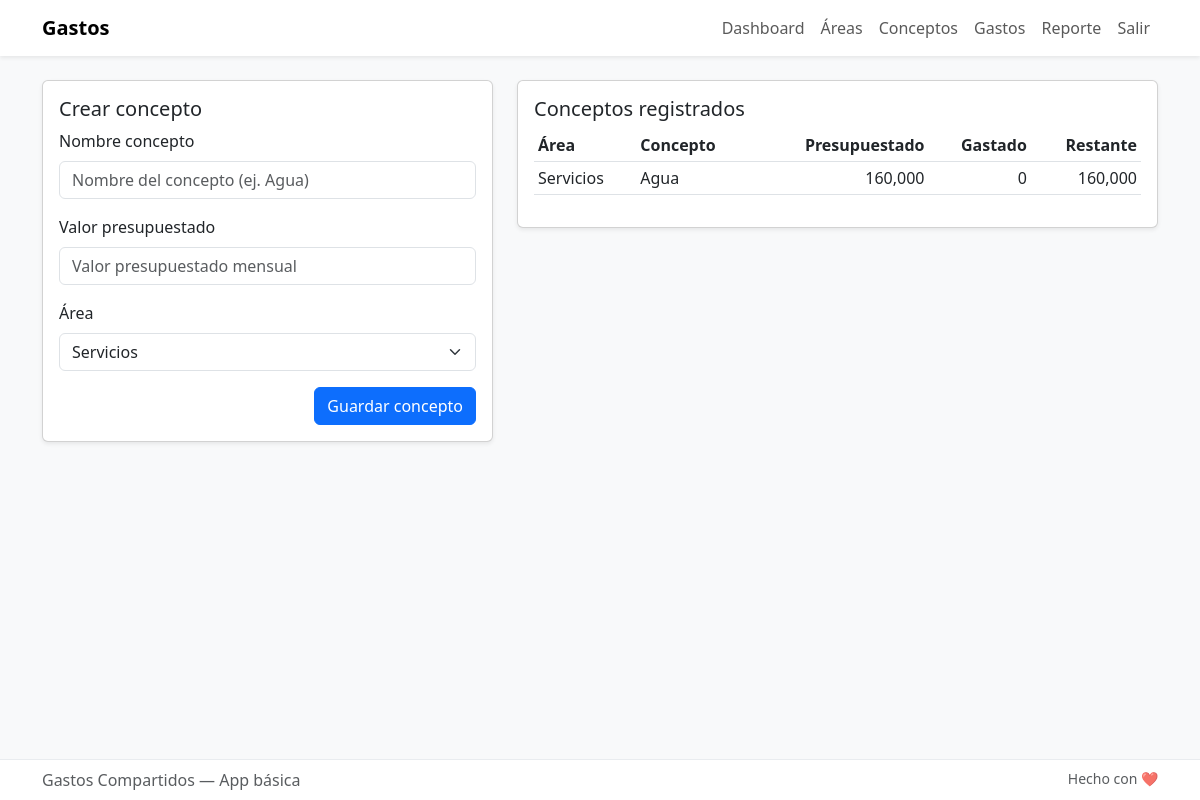
Page /conceptos (signed in) on the committed database.
### models.py (models this page shows)
class Concepto(db.Model):
    id = db.Column(db.Integer, primary_key=True)
    nombre = db.Column(db.String(120), nullable=False)
    valor_presupuestado = db.Column(db.Float, default=0.0)
    area_id = db.Column(db.Integer, db.ForeignKey('area.id'), nullable=False)
    gastos = db.relationship('Gasto', backref='concepto', lazy=True)
    @property
    def total_gastado(self):
        return sum(g.monto for g in self.gastos)
    @property
    def restante(self):
        return max(self.valor_presupuestado - self.total_gastado, 0)

class Area(db.Model):
    id = db.Column(db.Integer, primary_key=True)
    nombre = db.Column(db.String(120), nullable=False)
    conceptos = db.relationship('Concepto', backref='area', lazy=True)

### app.py (the view)
@app.route('/conceptos', methods=['GET', 'POST'])
@login_required
def conceptos_view():
    form = ConceptoForm()
    form.area_id.choices = [(a.id, a.nombre) for a in Area.query.order_by(Area.nombre).all()]
    if form.validate_on_submit():
        c = Concepto(nombre=form.nombre.data, valor_presupuestado=form.valor_presupuestado.data, area_id=form.area_id.data)
        db.session.add(c)
        db.session.commit()
        flash('Concepto creado', 'success')
        return redirect(url_for('conceptos_view'))
    conceptos = Concepto.query.all()
    return render_template('conceptos.html', form=form, conceptos=conceptos)

### forms.py
class ConceptoForm(FlaskForm):
    nombre = StringField('Nombre concepto', validators=[DataRequired()])
    valor_presupuestado = FloatField('Valor presupuestado', validators=[DataRequired()])
    area_id = SelectField('Área', coerce=int)
    submit = SubmitField('Guardar concepto')

### app.py (called while the page is built)
@login_manager.user_loader
def load_user(user_id):
    return User.query.get(int(user_id))

### templates/conceptos.html (shortened to what this page needs)
{% extends 'base.html' %}
{% block content %}
<div class="row">
  <div class="col-md-5">
    <div class="card shadow-sm">
      <div class="card-body">
        <h5 class="card-title">Crear concepto</h5>
        <form method="post">
          <div class="mb-3">
            {{ form.nombre.label(class="form-label") }}
            {{ form.nombre(class="form-control", placeholder="Nombre del concepto (ej. Agua)") }}
          </div>
          <div class="mb-3">
            {{ form.valor_presupuestado.label(class="form-label") }}
            {{ form.valor_presupuestado(class="form-control", placeholder="Valor presupuestado mensual") }}
          </div>
          <div class="mb-3">
            {{ form.area_id.label(class="form-label") }}
            {{ form.area_id(class="form-select") }}
          </div>
          <div class="d-flex justify-content-end">
            {{ form.submit(class="btn btn-primary") }}
          </div>
        </form>
      </div>
    </div>
  </div>
  <div class="col-md-7">
    <div class="card shadow-sm">
      <div class="card-body">
        <h5 class="card-title">Conceptos registrados</h5>
        <div class="table-responsive">
          <table class="table table-sm">
            <thead><tr><th>Área</th><th>Concepto</th><th class="text-end">Presupuestado</th><th class="text-end">Gastado</th><th class="text-end">Restante</th></tr></thead>
            <tbody>
              {% for c in conceptos %}
                <tr>
                  <td>{{ c.area.nombre }}</td>
                  <td>{{ c.nombre }}</td>
                  <td class="text-end">{{ '{:,.0f}'.format(c.valor_presupuestado) }}</td>
                  <td class="text-end">{{ '{:,.0f}'.format(c.total_gastado) }}</td>
                  <td class="text-end">{{ '{:,.0f}'.format(c.restante) }}</td>
                </tr>
              {% else %}
                <tr><td colspan="5" class="text-center small text-muted">No hay conceptos aún</td></tr>
              {% endfor %}
            </tbody>
          </table>
        </div>
      </div>
    </div>
  </div>
</div>
{% endblock %}

### templates/base.html (style rules this page uses)
body { padding-bottom: 60px; background-color: #f8f9fa; }

### rows in the picture
Concepto: area.nombre "Servicios", nombre "Agua", valor_presupuestado "160,000", total_gastado "0", restante "160,000"
